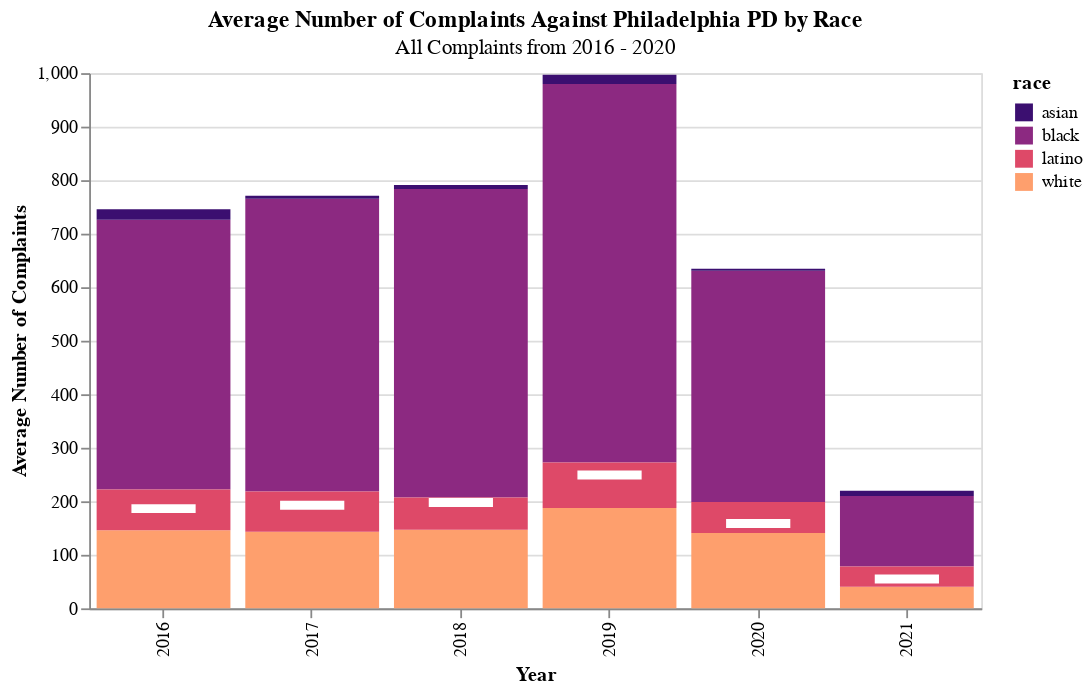

Here is the notebook cell this chart was saved with:
### Markdown cell above
## Altair 3: Average Number of Complaints by Race and Year From Full Set of Data

### Code cell
bar = (
    alt.Chart(sexraceY.dropna())
    .mark_bar()
    .encode(
        x=alt.X( "Year:O", title = "Year"),
        y=alt.Y('mean(complaint_counts):Q', title = "Average Number of Complaints"),
        color=alt.Color('race:N', scale=alt.Scale(scheme='magma'), title="race"),
        tooltip=[alt.Tooltip('mean(complaint_counts):Q', title="average no. complaints by"),
                 alt.Tooltip("race:N", title = "race")]
    ).properties(height=300, width=500)
    
)
tick = alt.Chart(sexraceY.dropna()).mark_tick(
    color='white',
    thickness=5,
    size=40 * 0.9,  # controls width of tick.
).encode(
    x='Year:O',
    y=alt.Y('mean(complaint_counts):Q', title = "Average Number of Complaints" ),
    tooltip=[alt.Tooltip('mean(complaint_counts):Q', title="overall average no. complaints")]
).properties(height=300, width=700, title= {"text": ["Average Number of Complaints Against Philadelphia PD by Race"],
                                            "subtitle" :["All Complaints from 2016 - 2020"]})

bar + tick

### Figure 1 — Vega-Lite specification as saved in the notebook (floating-point values rounded to 4 significant figures)
{"config": {"view": {"continuousWidth": 400, "continuousHeight": 300}}, "layer": [{"data": {"name": "data-fce96aee73a847875f6aa7e5fa689991"}, "mark": "bar", "encoding": {"color": {"type": "nominal", "field": "race", "scale": {"scheme": "magma"}, "title": "race"}, "tooltip": [{"type": "quantitative", "aggregate": "mean", "field": "complaint_counts", "title": "average no. complaints by"}, {"type": "nominal", "field": "race", "title": "race"}], "x": {"type": "ordinal", "field": "Year", "title": "Year"}, "y": {"type": "quantitative", "aggregate": "mean", "field": "complaint_counts", "title": "Average Number of Complaints"}}, "height": 300, "width": 500}, {"data": {"name": "data-fce96aee73a847875f6aa7e5fa689991"}, "mark": {"type": "tick", "color": "white", "size": 36.0, "thickness": 5}, "encoding": {"tooltip": [{"type": "quantitative", "aggregate": "mean", "field": "complaint_counts", "title": "overall average no. complaints"}], "x": {"type": "ordinal", "field": "Year"}, "y": {"type": "quantitative", "aggregate": "mean", "field": "complaint_counts", "title": "Average Number of Complaints"}}, "height": 300, "title": {"text": ["Average Number of Complaints Against Philadelphia PD by Race"], "subtitle": ["All Complaints from 2016 - 2020"]}, "width": 700}], "$schema": "https://vega.github.io/schema/vega-lite/v4.8.1.json", "datasets": {"data-fce96aee73a847875f6aa7e5fa689991": [{"sex": "male", "race": "black", "complaint_counts": 894, "Year": 2019, "Pct_Complaints": 10.75}, {"sex": "male", "race": "black", "complaint_counts": 693, "Year": 2018, "Pct_Complaints": 8.332}, {"sex": "male", "race": "black", "complaint_counts": 571, "Year": 2017, "Pct_Complaints": 6.865}, {"sex": "male", "race": "black", "complaint_counts": 533, "Year": 2016, "Pct_Complaints": 6.409}, {"sex": "female", "race": "black", "complaint_counts": 523, "Year": 2017, "Pct_Complaints": 6.288}, {"sex": "female", "race": "black", "complaint_counts": 520, "Year": 2019, "Pct_Complaints": 6.252}, {"sex": "male", "race": "black", "complaint_counts": 478, "Year": 2020, "Pct_Complaints": 5.747}, {"sex": "female", "race": "black", "complaint_counts": 475, "Year": 2016, "Pct_Complaints": 5.711}, {"sex": "female", "race": "black", "complaint_counts": 460, "Year": 2018, "Pct_Complaints": 5.531}, {"sex": "female", "race": "black", "complaint_counts": 387, "Year": 2020, "Pct_Complaints": 4.653}, {"sex": "female", "race": "white", "complaint_counts": 195, "Year": 2019, "Pct_Complaints": 2.345}, {"sex": "male", "race": "white", "complaint_counts": 180, "Year": 2019, "Pct_Complaints": 2.164}, {"sex": "male", "race": "white", "complaint_counts": 172, "Year": 2016, "Pct_Complaints": 2.068}, {"sex": "male", "race": "white", "complaint_counts": 152, "Year": 2018, "Pct_Complaints": 1.828}, {"sex": "female", "race": "white", "complaint_counts": 152, "Year": 2020, "Pct_Complaints": 1.828}, {"sex": "female", "race": "white", "complaint_counts": 151, "Year": 2017, "Pct_Complaints": 1.816}, {"sex": "female", "race": "white", "complaint_counts": 142, "Year": 2018, "Pct_Complaints": 1.707}, {"sex": "male", "race": "black", "complaint_counts": 137, "Year": 2021, "Pct_Complaints": 1.647}, {"sex": "male", "race": "white", "complaint_counts": 135, "Year": 2017, "Pct_Complaints": 1.623}, {"sex": "male", "race": "white", "complaint_counts": 130, "Year": 2020, "Pct_Complaints": 1.563}, {"sex": "female", "race": "black", "complaint_counts": 127, "Year": 2021, "Pct_Complaints": 1.527}, {"sex": "female", "race": "white", "complaint_counts": 120, "Year": 2016, "Pct_Complaints": 1.443}, {"sex": "male", "race": "latino", "complaint_counts": 99, "Year": 2017, "Pct_Complaints": 1.19}, {"sex": "male", "race": "latino", "complaint_counts": 87, "Year": 2020, "Pct_Complaints": 1.046}, {"sex": "female", "race": "latino", "complaint_counts": 86, "Year": 2019, "Pct_Complaints": 1.034}, {"sex": "male", "race": "latino", "complaint_counts": 84, "Year": 2019, "Pct_Complaints": 1.01}, {"sex": "male", "race": "latino", "complaint_counts": 84, "Year": 2016, "Pct_Complaints": 1.01}, {"sex": "male", "race": "latino", "complaint_counts": 69, "Year": 2018, "Pct_Complaints": 0.8296}, {"sex": "female", "race": "latino", "complaint_counts": 68, "Year": 2016, "Pct_Complaints": 0.8176}, {"sex": "female", "race": "latino", "complaint_counts": 52, "Year": 2017, "Pct_Complaints": 0.6252}, {"sex": "female", "race": "latino", "complaint_counts": 51, "Year": 2018, "Pct_Complaints": 0.6132}, {"sex": "male", "race": "white", "complaint_counts": 47, "Year": 2021, "Pct_Complaints": 0.5651}, {"sex": "female", "race": "latino", "complaint_counts": 47, "Year": 2021, "Pct_Complaints": 0.5651}, {"sex": "female", "race": "white", "complaint_counts": 34, "Year": 2021, "Pct_Complaints": 0.4088}, {"sex": "male", "race": "latino", "complaint_counts": 28, "Year": 2021, "Pct_Complaints": 0.3367}, {"sex": "female", "race": "latino", "complaint_counts": 28, "Year": 2020, "Pct_Complaints": 0.3367}, {"sex": "male", "race": "asian", "complaint_counts": 24, "Year": 2016, "Pct_Complaints": 0.2886}, {"sex": "female", "race": "asian", "complaint_counts": 21, "Year": 2019, "Pct_Complaints": 0.2525}, {"sex": "male", "race": "asian", "complaint_counts": 17, "Year": 2021, "Pct_Complaints": 0.2044}, {"sex": "female", "race": "asian", "complaint_counts": 15, "Year": 2016, "Pct_Complaints": 0.1804}, {"sex": "male", "race": "asian", "complaint_counts": 14, "Year": 2018, "Pct_Complaints": 0.1683}, {"sex": "male", "race": "asian", "complaint_counts": 14, "Year": 2019, "Pct_Complaints": 0.1683}, {"sex": "female", "race": "asian", "complaint_counts": 8, "Year": 2017, "Pct_Complaints": 0.09619}, {"sex": "female", "race": "asian", "complaint_counts": 5, "Year": 2020, "Pct_Complaints": 0.06012}, {"sex": "male", "race": "asian", "complaint_counts": 3, "Year": 2017, "Pct_Complaints": 0.03607}, {"sex": "female", "race": "asian", "complaint_counts": 2, "Year": 2021, "Pct_Complaints": 0.02405}, {"sex": "male", "race": "asian", "complaint_counts": 2, "Year": 2020, "Pct_Complaints": 0.02405}, {"sex": "female", "race": "asian", "complaint_counts": 1, "Year": 2018, "Pct_Complaints": 0.01202}]}}
